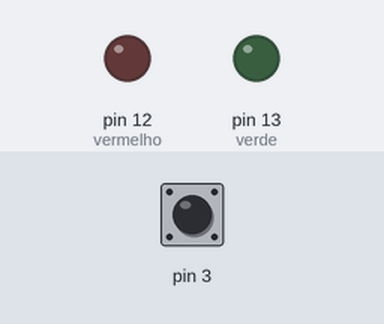
Bench run of a sketch on a simulated Arduino Uno, built with avr-gcc and run on an emulated ATmega328P. Shown: output pins drawn as LEDs (lit = HIGH). Inputs (shaded band) come from the test bench; at power-on: pin 3 HIGH.

Above: at 1.2 s.
1.3 s: pin 3 pulled LOW for 0.15 s
At 2.6 s:
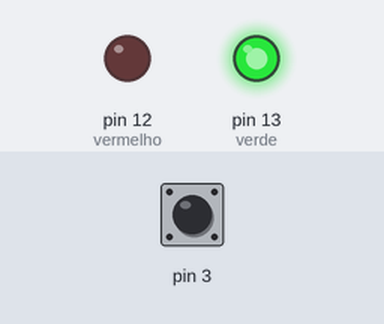
2.9 s: pin 3 pulled LOW for 1 s
At 5.1 s:
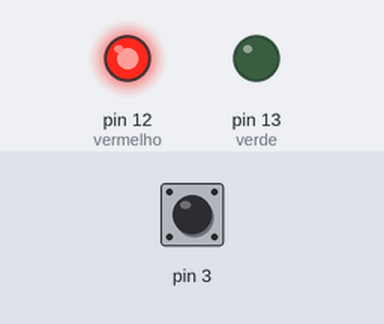
5.4 s: pin 3 pulled LOW for 3.2 s
At 9.8 s:
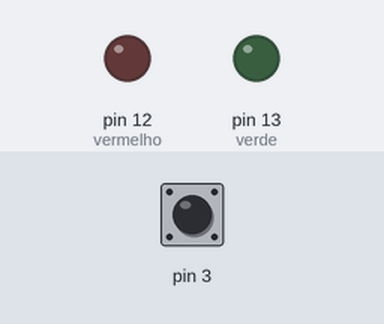
10.1 s: pin 3 pulled LOW for 0.15 s
At 10.6 s:
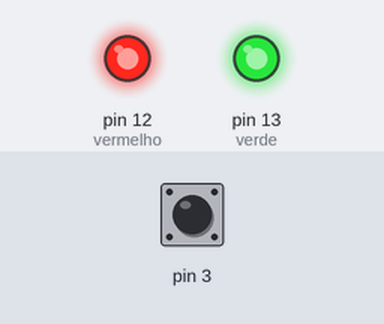
Timing chart, 0 to 12.7 s (numbered marks = the images above; inputs shaded):
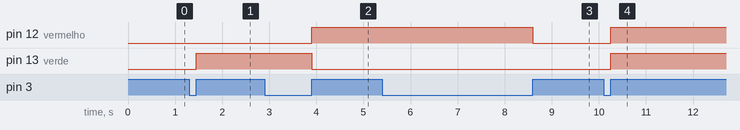

The sketch:

MINITESTE.ino
```cpp
int estado = 0;
int apertado = 0;
int verde=13;
int vermelho=12;
void setup() {
  pinMode(verde, OUTPUT);
  pinMode(3, INPUT_PULLUP);
  pinMode(vermelho, OUTPUT);


}

void loop() {
  apertado = digitalRead(3);
  if (estado == 0 && apertado ) {
    digitalWrite(verde, LOW);
    digitalWrite(vermelho, LOW);
    estado = 1;
    delay(100);
  }
  if (estado == 1 && !apertado ) {
    //digitalWrite(13, LOW);
    estado = 2;
    delay(100);
  }
  if (estado == 2 && apertado ) {
    digitalWrite(verde, HIGH);
    digitalWrite(vermelho, LOW);
    estado = 3;
    delay(100);
  }
  if (estado == 3 && !apertado ) {
    //digitalWrite(13, HIGH);
    estado = 4;
    delay(100);
  }
  if (estado == 4 && apertado ) {
    digitalWrite(verde, LOW);
    digitalWrite(vermelho, HIGH);
    estado = 5;
    delay(100);
  }
   if (estado == 5 && !apertado ) {
    estado = 6;
    delay(100);
  }
  if (estado == 6 && apertado ) {
    digitalWrite(verde, LOW);
    digitalWrite(vermelho, LOW);
    estado = 7;
    delay(100);
  }
    if (estado == 7 && !apertado ) {
    estado = 8;
    delay(100);
  }
    if (estado == 8 && apertado ) {
    digitalWrite(verde, HIGH);
    digitalWrite(vermelho, HIGH);
    estado = 9;
    delay(100);
  }
   if (estado == 9 && !apertado ) {
    estado = 0;
    delay(100);
  }
}
```

Measured:
- after the input at 1.3 s, pin 13 (verde): LOW → HIGH after 0.15 s
- after the input at 2.9 s, pin 12 (vermelho): LOW → HIGH after 1.0 s; pin 13 (verde): HIGH → LOW after 1.0 s
- after the input at 5.4 s, pin 12 (vermelho): HIGH → LOW after 3.2 s
- after the input at 10.1 s, pin 12 (vermelho), pin 13 (verde): LOW → HIGH after 0.15 s
